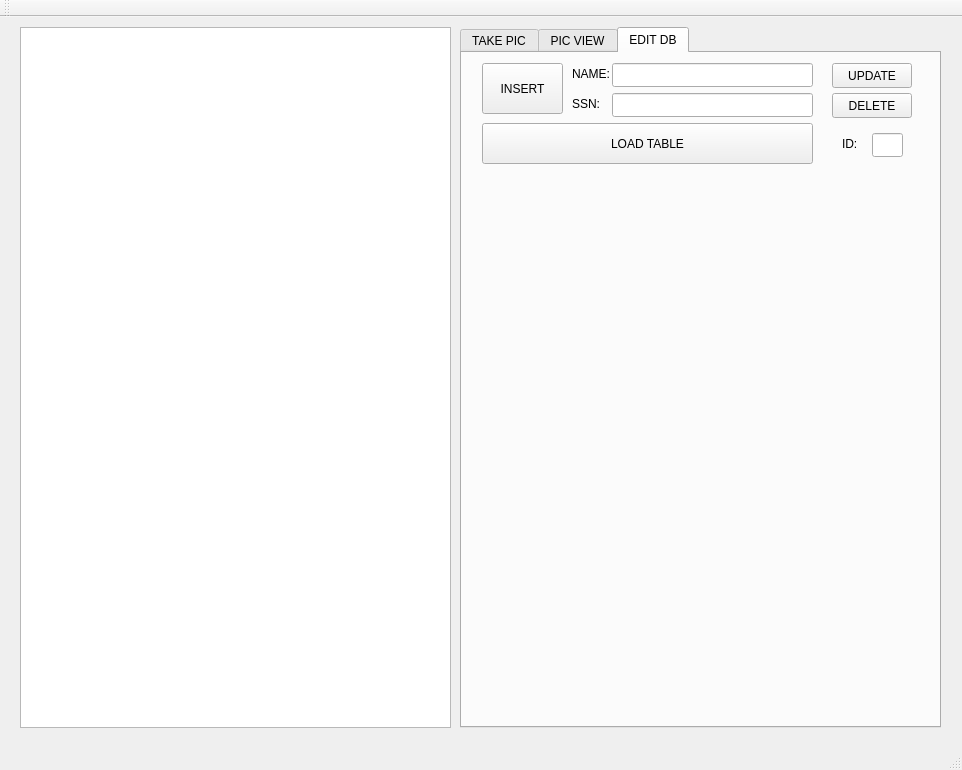
<?xml version="1.0" encoding="UTF-8"?>
<ui version="4.0">
 <class>MainWindow</class>
 <widget class="QMainWindow" name="MainWindow">
  <property name="geometry">
   <rect>
    <x>0</x>
    <y>0</y>
    <width>962</width>
    <height>770</height>
   </rect>
  </property>
  <property name="windowTitle">
   <string>SUPERGUI9000</string>
  </property>
  <widget class="QWidget" name="centralWidget">
   <widget class="QTableView" name="tableView">
    <property name="geometry">
     <rect>
      <x>20</x>
      <y>10</y>
      <width>431</width>
      <height>701</height>
     </rect>
    </property>
   </widget>
   <widget class="QTabWidget" name="tabWidget">
    <property name="geometry">
     <rect>
      <x>460</x>
      <y>10</y>
      <width>481</width>
      <height>701</height>
     </rect>
    </property>
    <property name="currentIndex">
     <number>2</number>
    </property>
    <widget class="QWidget" name="tab_3">
     <attribute name="title">
      <string>TAKE PIC</string>
     </attribute>
    </widget>
    <widget class="QWidget" name="tab">
     <attribute name="title">
      <string>PIC VIEW</string>
     </attribute>
    </widget>
    <widget class="QWidget" name="tab_2">
     <attribute name="title">
      <string>EDIT DB</string>
     </attribute>
     <widget class="QLabel" name="label_3">
      <property name="geometry">
       <rect>
        <x>380</x>
        <y>80</y>
        <width>31</width>
        <height>21</height>
       </rect>
      </property>
      <property name="text">
       <string>ID:</string>
      </property>
     </widget>
     <widget class="QPushButton" name="pushButton_delete">
      <property name="geometry">
       <rect>
        <x>370</x>
        <y>40</y>
        <width>80</width>
        <height>25</height>
       </rect>
      </property>
      <property name="text">
       <string>DELETE</string>
      </property>
     </widget>
     <widget class="QPushButton" name="pushButton_insert">
      <property name="geometry">
       <rect>
        <x>20</x>
        <y>10</y>
        <width>81</width>
        <height>51</height>
       </rect>
      </property>
      <property name="text">
       <string>INSERT</string>
      </property>
     </widget>
     <widget class="QLabel" name="label">
      <property name="geometry">
       <rect>
        <x>110</x>
        <y>10</y>
        <width>41</width>
        <height>21</height>
       </rect>
      </property>
      <property name="text">
       <string>NAME:</string>
      </property>
     </widget>
     <widget class="QLineEdit" name="ssnInput">
      <property name="geometry">
       <rect>
        <x>150</x>
        <y>40</y>
        <width>201</width>
        <height>24</height>
       </rect>
      </property>
      <property name="inputMethodHints">
       <set>Qt::ImhNone</set>
      </property>
      <property name="maxLength">
       <number>9</number>
      </property>
     </widget>
     <widget class="QPushButton" name="pushButton_update">
      <property name="geometry">
       <rect>
        <x>370</x>
        <y>10</y>
        <width>80</width>
        <height>25</height>
       </rect>
      </property>
      <property name="text">
       <string>UPDATE</string>
      </property>
     </widget>
     <widget class="QLineEdit" name="IDInput">
      <property name="geometry">
       <rect>
        <x>410</x>
        <y>80</y>
        <width>31</width>
        <height>24</height>
       </rect>
      </property>
      <property name="inputMethodHints">
       <set>Qt::ImhDigitsOnly</set>
      </property>
      <property name="maxLength">
       <number>3</number>
      </property>
     </widget>
     <widget class="QLabel" name="label_2">
      <property name="geometry">
       <rect>
        <x>110</x>
        <y>40</y>
        <width>41</width>
        <height>21</height>
       </rect>
      </property>
      <property name="text">
       <string>SSN:</string>
      </property>
     </widget>
     <widget class="QPushButton" name="pushButton_load">
      <property name="geometry">
       <rect>
        <x>20</x>
        <y>70</y>
        <width>331</width>
        <height>41</height>
       </rect>
      </property>
      <property name="text">
       <string>LOAD TABLE</string>
      </property>
     </widget>
     <widget class="QLineEdit" name="nameInput">
      <property name="geometry">
       <rect>
        <x>150</x>
        <y>10</y>
        <width>201</width>
        <height>24</height>
       </rect>
      </property>
      <property name="maxLength">
       <number>50</number>
      </property>
     </widget>
    </widget>
   </widget>
  </widget>
  <widget class="QMenuBar" name="menuBar">
   <property name="geometry">
    <rect>
     <x>0</x>
     <y>0</y>
     <width>962</width>
     <height>20</height>
    </rect>
   </property>
  </widget>
  <widget class="QToolBar" name="mainToolBar">
   <attribute name="toolBarArea">
    <enum>TopToolBarArea</enum>
   </attribute>
   <attribute name="toolBarBreak">
    <bool>false</bool>
   </attribute>
  </widget>
  <widget class="QStatusBar" name="statusBar"/>
 </widget>
 <layoutdefault spacing="6" margin="11"/>
 <resources/>
 <connections/>
</ui>
